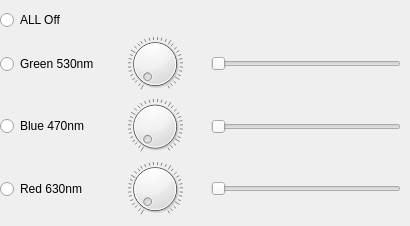
   <widget class="QWidget" name="tab_5">
    <attribute name="title">
     <string>LEDs</string>
    </attribute>
    <widget class="QWidget" name="gridLayoutWidget">
     <property name="geometry">
      <rect>
       <x>0</x>
       <y>10</y>
       <width>401</width>
       <height>207</height>
      </rect>
     </property>
     <layout class="QGridLayout" name="gridLayout">
      <item row="3" column="1">
       <widget class="QDial" name="ledRedLevel">
        <property name="notchTarget">
         <double>3.000000000000000</double>
        </property>
        <property name="notchesVisible">
         <bool>true</bool>
        </property>
       </widget>
      </item>
      <item row="2" column="1">
       <widget class="QDial" name="ledBlueLevel">
        <property name="orientation">
         <enum>Qt::Horizontal</enum>
        </property>
        <property name="notchTarget">
         <double>3.000000000000000</double>
        </property>
        <property name="notchesVisible">
         <bool>true</bool>
        </property>
       </widget>
      </item>
      <item row="1" column="2">
       <widget class="QSlider" name="ledGreenSlider">
        <property name="orientation">
         <enum>Qt::Horizontal</enum>
        </property>
       </widget>
      </item>
      <item row="2" column="2">
       <widget class="QSlider" name="ledBlueSlider">
        <property name="orientation">
         <enum>Qt::Horizontal</enum>
        </property>
       </widget>
      </item>
      <item row="3" column="2">
       <widget class="QSlider" name="ledRedSlider">
        <property name="orientation">
         <enum>Qt::Horizontal</enum>
        </property>
       </widget>
      </item>
      <item row="1" column="0">
       <widget class="QRadioButton" name="ledGreenSelect">
        <property name="text">
         <string>Green 530nm</string>
        </property>
       </widget>
      </item>
      <item row="2" column="0">
       <widget class="QRadioButton" name="ledBlueSelect">
        <property name="text">
         <string>Blue 470nm</string>
        </property>
       </widget>
      </item>
      <item row="3" column="0">
       <widget class="QRadioButton" name="ledRedSelect">
        <property name="text">
         <string>Red 630nm</string>
        </property>
       </widget>
      </item>
      <item row="1" column="1">
       <widget class="QDial" name="ledGreenLevel">
        <property name="notchTarget">
         <double>3.000000000000000</double>
        </property>
        <property name="notchesVisible">
         <bool>true</bool>
        </property>
       </widget>
      </item>
      <item row="0" column="0">
       <widget class="QRadioButton" name="ledAllOff">
        <property name="text">
         <string>ALL Off</string>
        </property>
       </widget>
      </item>
     </layout>
    </widget>
   </widget>
